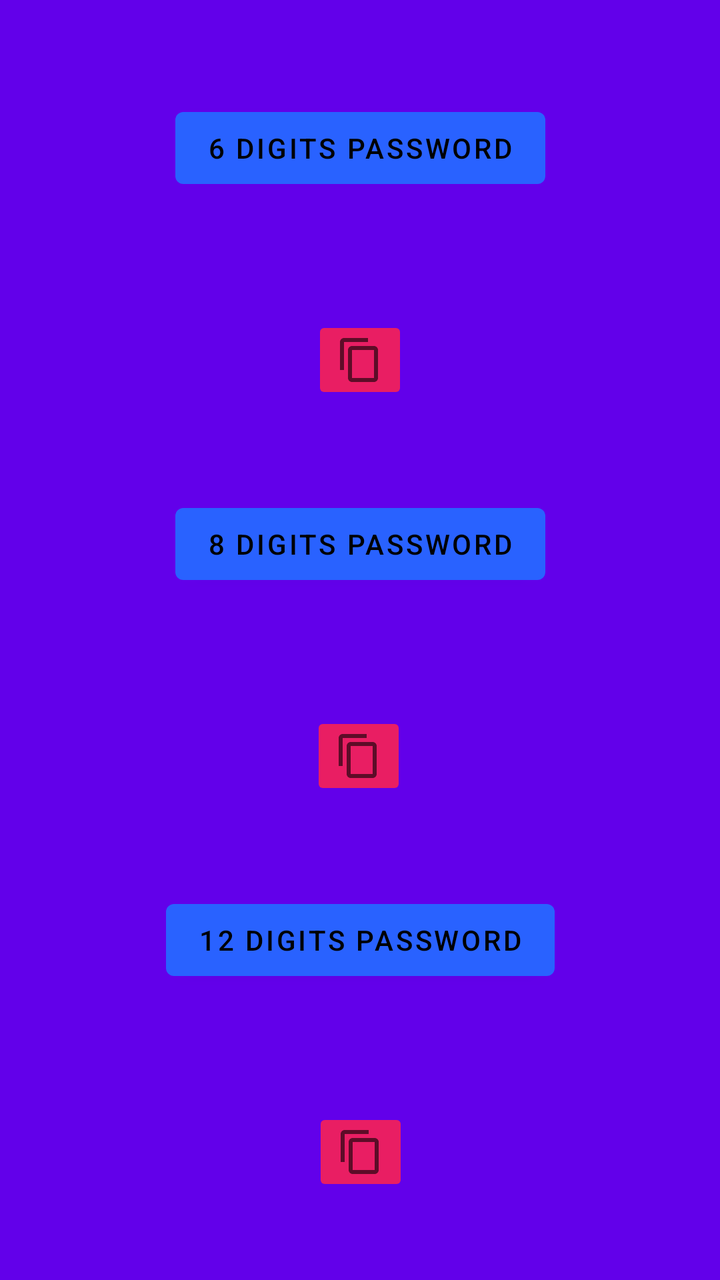
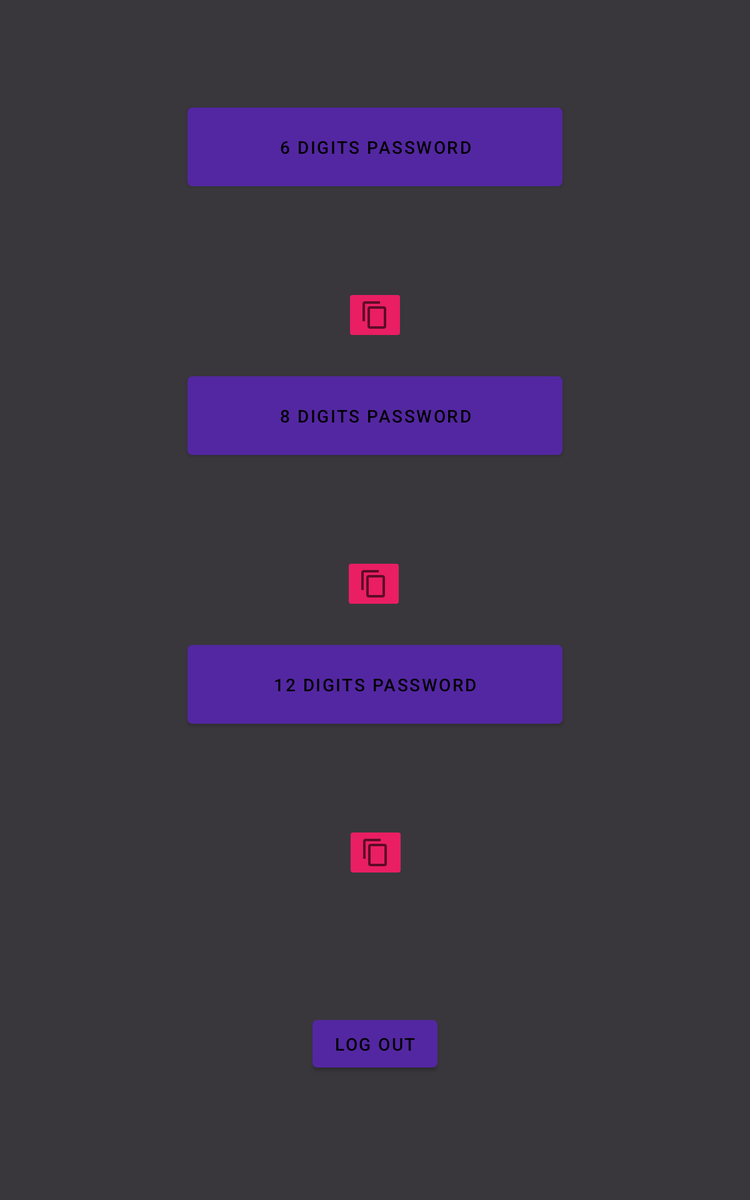

First picture: res/layout/ on a phone held upright. Second picture: the repository's own variant of that layout, on a device whose configuration matches the variant's folder. Source for both follows.
<!-- AndroidManifest.xml: application theme Theme.Proje -->
<!-- res/layout/activity_suggest.xml -->
<?xml version="1.0" encoding="utf-8"?>
<androidx.constraintlayout.widget.ConstraintLayout xmlns:android="http://schemas.android.com/apk/res/android"
    xmlns:app="http://schemas.android.com/apk/res-auto"
    xmlns:tools="http://schemas.android.com/tools"
    android:layout_width="match_parent"
    android:layout_height="match_parent"
    android:background="#6200EA"
    tools:context=".SuggestPassword.SuggestActivity">

    <ImageButton
        android:id="@+id/copy8"
        android:layout_width="wrap_content"
        android:layout_height="wrap_content"
        android:layout_marginTop="60dp"
        app:layout_constraintEnd_toEndOf="parent"
        app:layout_constraintHorizontal_bias="0.498"
        app:layout_constraintStart_toStartOf="parent"
        app:layout_constraintTop_toBottomOf="@+id/suggestButton8"
        app:srcCompat="?attr/actionModeCopyDrawable" />

    <ImageButton
        android:id="@+id/copy12"
        android:layout_width="wrap_content"
        android:layout_height="wrap_content"
        android:layout_marginTop="60dp"
        app:layout_constraintEnd_toEndOf="parent"
        app:layout_constraintHorizontal_bias="0.501"
        app:layout_constraintStart_toStartOf="parent"
        app:layout_constraintTop_toBottomOf="@+id/suggestButton12"
        app:srcCompat="?attr/actionModeCopyDrawable" />

    <Button
        android:id="@+id/suggestButton6"
        android:layout_width="wrap_content"
        android:layout_height="wrap_content"
        android:layout_marginTop="50dp"
        android:text="@string/text6"
        android:textColor="@color/black"
        app:backgroundTint="#2962FF"
        app:layout_constraintEnd_toEndOf="parent"
        app:layout_constraintHorizontal_bias="0.5"
        app:layout_constraintStart_toStartOf="parent"
        app:layout_constraintTop_toTopOf="parent" />

    <TextView
        android:id="@+id/text6"
        android:layout_width="wrap_content"
        android:layout_height="wrap_content"
        android:layout_marginTop="20dp"
        android:textSize="24sp"
        android:textStyle="bold"
        app:layout_constraintEnd_toEndOf="parent"
        app:layout_constraintHorizontal_bias="0.5"
        app:layout_constraintStart_toStartOf="parent"
        app:layout_constraintTop_toBottomOf="@+id/suggestButton6" />

    <Button
        android:id="@+id/suggestButton8"
        android:layout_width="wrap_content"
        android:layout_height="wrap_content"
        android:layout_marginTop="150dp"
        android:text="@string/text8"
        android:textColor="@color/black"
        app:backgroundTint="#2962FF"
        app:layout_constraintEnd_toEndOf="parent"
        app:layout_constraintStart_toStartOf="parent"
        app:layout_constraintTop_toBottomOf="@+id/suggestButton6" />

    <TextView
        android:id="@+id/text8"
        android:layout_width="wrap_content"
        android:layout_height="wrap_content"
        android:layout_marginTop="20dp"
        android:textSize="24sp"
        android:textStyle="bold"
        app:layout_constraintEnd_toEndOf="parent"
        app:layout_constraintStart_toStartOf="parent"
        app:layout_constraintTop_toBottomOf="@+id/suggestButton8" />

    <Button
        android:id="@+id/suggestButton12"
        android:layout_width="wrap_content"
        android:layout_height="wrap_content"
        android:layout_marginTop="150dp"
        android:text="@string/text12"
        android:textColor="@color/black"
        app:backgroundTint="#2962FF"
        app:layout_constraintEnd_toEndOf="parent"
        app:layout_constraintStart_toStartOf="parent"
        app:layout_constraintTop_toBottomOf="@+id/suggestButton8" />

    <TextView
        android:id="@+id/text12"
        android:layout_width="wrap_content"
        android:layout_height="wrap_content"
        android:layout_marginTop="20dp"
        android:textSize="24sp"
        android:textStyle="bold"
        app:layout_constraintEnd_toEndOf="parent"
        app:layout_constraintStart_toStartOf="parent"
        app:layout_constraintTop_toBottomOf="@+id/suggestButton12" />

    <ImageButton
        android:id="@+id/copy6"
        android:layout_width="wrap_content"
        android:layout_height="wrap_content"
        android:layout_marginTop="60dp"
        app:layout_constraintEnd_toEndOf="parent"
        app:layout_constraintStart_toStartOf="parent"
        app:layout_constraintTop_toBottomOf="@+id/suggestButton6"
        app:srcCompat="?attr/actionModeCopyDrawable" />

</androidx.constraintlayout.widget.ConstraintLayout>
<!-- resources referenced by this layout -->
<resources>
  <color name="black">#FF000000</color>
  <string name="text12" translatable="false">12 dıgıts password</string>
  <string name="text6" translatable="false">6 dıgıts password</string>
  <string name="text8" translatable="false">8 dıgıts password</string>
  <style name="Theme.Proje" parent="Theme.MaterialComponents.DayNight.DarkActionBar">
          
          <item name="colorPrimary">@color/backgroundColor</item>
          <item name="colorPrimaryVariant">@color/purple_700</item>
          <item name="colorOnPrimary">@color/backgroundColor</item>
          
          <item name="colorSecondary">@color/backgroundColor</item>
          <item name="colorSecondaryVariant">@color/teal_700</item>
          <item name="colorOnSecondary">@color/black</item>
          
          <item name="android:statusBarColor" tools:targetApi="l">?attr/colorPrimaryVariant</item>
          
          <item name="backgroundColor">@color/backgroundColor</item>
          <item name="backgroundTint">#E91E63</item>
          <item name="editTextColor">#E91E63</item>
          <item name="windowNoTitle">true</item>
          <item name="windowActionBar">false</item>
      </style>
  <color name="backgroundColor">#5327A1</color>
  <color name="purple_700">#FF3700B3</color>
  <color name="teal_700">#FF018786</color>
</resources>
<!-- res/layout-large/activity_suggest.xml (the repository's variant of the layout above) -->
<!-- drawn on a 7-inch tablet held upright -->
<?xml version="1.0" encoding="utf-8"?>
<androidx.constraintlayout.widget.ConstraintLayout xmlns:android="http://schemas.android.com/apk/res/android"
    xmlns:app="http://schemas.android.com/apk/res-auto"
    xmlns:tools="http://schemas.android.com/tools"
    android:layout_width="match_parent"
    android:layout_height="match_parent"
    android:background="#39373C"
    tools:context=".SuggestPassword.SuggestActivity">

    <ImageButton
        android:id="@+id/copy8"
        android:layout_width="wrap_content"
        android:layout_height="wrap_content"
        android:layout_marginTop="75dp"
        app:layout_constraintEnd_toEndOf="parent"
        app:layout_constraintHorizontal_bias="0.498"
        app:layout_constraintStart_toStartOf="parent"
        app:layout_constraintTop_toBottomOf="@+id/suggestButton8"
        app:srcCompat="?attr/actionModeCopyDrawable" />

    <ImageButton
        android:id="@+id/copy12"
        android:layout_width="wrap_content"
        android:layout_height="wrap_content"
        android:layout_marginTop="75dp"
        app:layout_constraintEnd_toEndOf="parent"
        app:layout_constraintHorizontal_bias="0.501"
        app:layout_constraintStart_toStartOf="parent"
        app:layout_constraintTop_toBottomOf="@+id/suggestButton12"
        app:srcCompat="?attr/actionModeCopyDrawable" />

    <Button
        android:id="@+id/suggestButton6"
        android:layout_width="300dp"
        android:layout_height="75dp"
        android:layout_marginTop="80dp"
        android:text="@string/text6"
        android:textColor="@color/black"
        app:layout_constraintEnd_toEndOf="parent"
        app:layout_constraintHorizontal_bias="0.5"
        app:layout_constraintStart_toStartOf="parent"
        app:layout_constraintTop_toTopOf="parent" />

    <TextView
        android:id="@+id/text6"
        android:layout_width="wrap_content"
        android:layout_height="wrap_content"
        android:layout_marginTop="25dp"
        android:textSize="34sp"
        android:textStyle="bold"
        app:layout_constraintEnd_toEndOf="parent"
        app:layout_constraintHorizontal_bias="0.5"
        app:layout_constraintStart_toStartOf="parent"
        app:layout_constraintTop_toBottomOf="@+id/suggestButton6" />

    <Button
        android:id="@+id/suggestButton8"
        android:layout_width="300dp"
        android:layout_height="75dp"
        android:layout_marginTop="140dp"
        android:text="@string/text8"
        android:textColor="@color/black"
        app:layout_constraintEnd_toEndOf="parent"
        app:layout_constraintStart_toStartOf="parent"
        app:layout_constraintTop_toBottomOf="@+id/suggestButton6" />

    <TextView
        android:id="@+id/text8"
        android:layout_width="wrap_content"
        android:layout_height="wrap_content"
        android:layout_marginTop="25dp"
        android:textSize="34sp"
        android:textStyle="bold"
        app:layout_constraintEnd_toEndOf="parent"
        app:layout_constraintStart_toStartOf="parent"
        app:layout_constraintTop_toBottomOf="@+id/suggestButton8" />

    <Button
        android:id="@+id/suggestButton12"
        android:layout_width="300dp"
        android:layout_height="75dp"
        android:layout_marginTop="140dp"
        android:text="@string/text12"
        android:textColor="@color/black"
        app:layout_constraintEnd_toEndOf="parent"
        app:layout_constraintStart_toStartOf="parent"
        app:layout_constraintTop_toBottomOf="@+id/suggestButton8" />

    <TextView
        android:id="@+id/text12"
        android:layout_width="wrap_content"
        android:layout_height="wrap_content"
        android:layout_marginTop="25dp"
        android:textSize="34sp"
        android:textStyle="bold"
        app:layout_constraintEnd_toEndOf="parent"
        app:layout_constraintStart_toStartOf="parent"
        app:layout_constraintTop_toBottomOf="@+id/suggestButton12" />

    <ImageButton
        android:id="@+id/copy6"
        android:layout_width="wrap_content"
        android:layout_height="wrap_content"
        android:layout_marginTop="75dp"
        app:layout_constraintEnd_toEndOf="parent"
        app:layout_constraintStart_toStartOf="parent"
        app:layout_constraintTop_toBottomOf="@+id/suggestButton6"
        app:srcCompat="?attr/actionModeCopyDrawable" />

    <Button
        android:id="@+id/exitButton"
        android:layout_width="100dp"
        android:layout_height="50dp"
        android:layout_marginBottom="100dp"
        android:textColor="@color/black"
        app:layout_constraintBottom_toBottomOf="parent"
        app:layout_constraintEnd_toEndOf="parent"
        app:layout_constraintStart_toStartOf="parent"
        tools:text="@string/logout" />

</androidx.constraintlayout.widget.ConstraintLayout>
<!-- resources referenced by the variant -->
<!-- as a 7-inch tablet held upright resolves them -->
<resources>
  <color name="black">#FF000000</color>
  <string name="logout" translatable="false">Log out</string>
  <string name="text12" translatable="false">12 dıgıts password</string>
  <string name="text6" translatable="false">6 dıgıts password</string>
  <string name="text8" translatable="false">8 dıgıts password</string>
  <style name="Theme.Proje" parent="Theme.MaterialComponents.DayNight.DarkActionBar">
          
          <item name="colorPrimary">@color/backgroundColor</item>
          <item name="colorPrimaryVariant">@color/purple_700</item>
          <item name="colorOnPrimary">@color/backgroundColor</item>
          
          <item name="colorSecondary">@color/backgroundColor</item>
          <item name="colorSecondaryVariant">@color/teal_700</item>
          <item name="colorOnSecondary">@color/black</item>
          
          <item name="android:statusBarColor" tools:targetApi="l">?attr/colorPrimaryVariant</item>
          
          <item name="backgroundColor">@color/backgroundColor</item>
          <item name="backgroundTint">#E91E63</item>
          <item name="editTextColor">#E91E63</item>
          <item name="windowNoTitle">true</item>
          <item name="windowActionBar">false</item>
      </style>
  <color name="backgroundColor">#5327A1</color>
  <color name="purple_700">#FF3700B3</color>
  <color name="teal_700">#FF018786</color>
</resources>
